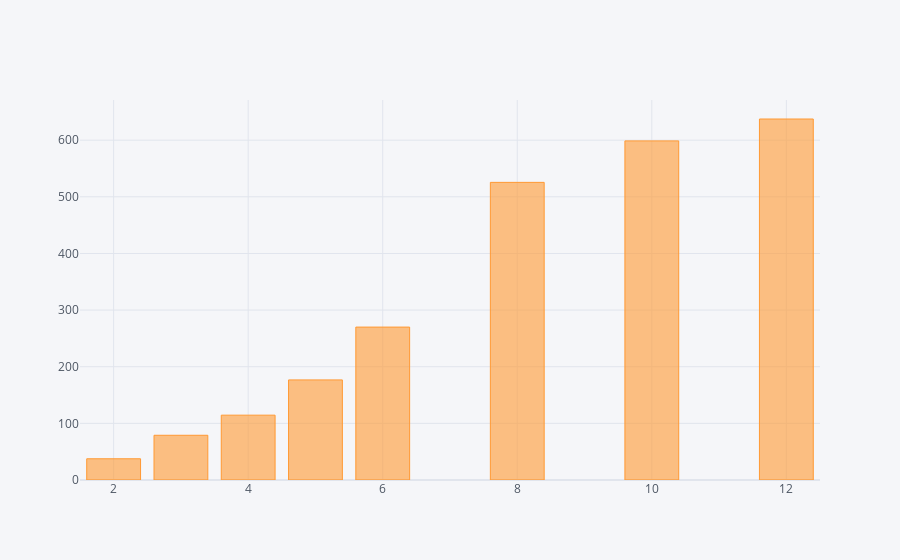

Here is the notebook cell this chart was saved with:
### Markdown cell above
##### OBSERVATION:
The KDE plot above shows that a large number of cars have combination of power and number of cylinders as 150 hp and 4 cylinders in the engine. One may also colclude that more would be the number of cylinders more would be the power of engine. For any particular number of cylinders there can different powers depending upon the car's other features.
But one conclusion is that popular combination is (145,4)

### Code cell
df2 = pd.DataFrame({'Power' : list(df['Power']), 'Cylinders' : list(df['Cylinders'])})
df2.groupby('Cylinders')['Power'].mean().iplot(kind = 'bar')

### Figure 1 — Plotly figure (JSON) as saved in the notebook; plotly's stock layout.template omitted (floating-point values rounded to 4 significant figures)
{"data": [{"marker": {"color": "rgba(255, 153, 51, 0.6)", "line": {"color": "rgba(255, 153, 51, 1.0)", "width": 1}}, "name": "Power", "orientation": "v", "text": "", "type": "bar", "x": [2, 3, 4, 5, 6, 8, 10, 12], "y": [37.48, 78.97, 114.5, 176.7, 270.0, 525.5, 598.7, 637.4]}], "layout": {"legend": {"bgcolor": "#F5F6F9", "font": {"color": "#4D5663"}}, "paper_bgcolor": "#F5F6F9", "plot_bgcolor": "#F5F6F9", "title": {"font": {"color": "#4D5663"}}, "xaxis": {"gridcolor": "#E1E5ED", "showgrid": true, "tickfont": {"color": "#4D5663"}, "title": {"font": {"color": "#4D5663"}, "text": ""}, "zerolinecolor": "#E1E5ED"}, "yaxis": {"gridcolor": "#E1E5ED", "showgrid": true, "tickfont": {"color": "#4D5663"}, "title": {"font": {"color": "#4D5663"}, "text": ""}, "zerolinecolor": "#E1E5ED"}}}
